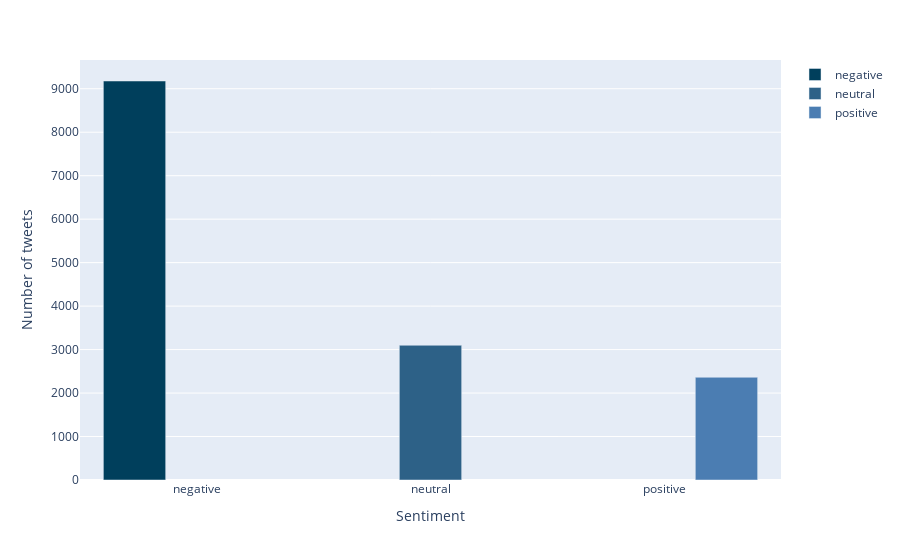

Source (notebook cell):
### Code cell
fig = px.bar(sentiment_counts, 
             x='airline_sentiment', 
             y='Count', color='airline_sentiment',
             labels={'airline_sentiment': 'Sentiment', 'Count': 'Occurrences'},
             barmode='group',
             color_discrete_sequence=palette)

fig.update_layout(
    title='',
    xaxis_title='Sentiment',
    yaxis_title='Number of tweets',
    legend_title_text='',
    showlegend=True
)

fig.show()

### Figure 1 — Plotly figure (JSON) as saved in the notebook; plotly's stock layout.template omitted (floating-point values rounded to 4 significant figures)
{"data": [{"alignmentgroup": "True", "hovertemplate": "Sentiment=%{x}<br>Occurrences=%{y}<extra></extra>", "legendgroup": "negative", "marker": {"color": "#003f5c", "pattern": {"shape": ""}}, "name": "negative", "offsetgroup": "negative", "orientation": "v", "showlegend": true, "textposition": "auto", "type": "bar", "x": ["negative"], "xaxis": "x", "y": [9178], "yaxis": "y"}, {"alignmentgroup": "True", "hovertemplate": "Sentiment=%{x}<br>Occurrences=%{y}<extra></extra>", "legendgroup": "neutral", "marker": {"color": "#2d6187", "pattern": {"shape": ""}}, "name": "neutral", "offsetgroup": "neutral", "orientation": "v", "showlegend": true, "textposition": "auto", "type": "bar", "x": ["neutral"], "xaxis": "x", "y": [3099], "yaxis": "y"}, {"alignmentgroup": "True", "hovertemplate": "Sentiment=%{x}<br>Occurrences=%{y}<extra></extra>", "legendgroup": "positive", "marker": {"color": "#4b7db2", "pattern": {"shape": ""}}, "name": "positive", "offsetgroup": "positive", "orientation": "v", "showlegend": true, "textposition": "auto", "type": "bar", "x": ["positive"], "xaxis": "x", "y": [2363], "yaxis": "y"}], "layout": {"barmode": "group", "legend": {"title": {"text": ""}, "tracegroupgap": 0}, "margin": {"t": 60}, "showlegend": true, "title": {"text": ""}, "xaxis": {"anchor": "y", "categoryarray": ["negative", "neutral", "positive"], "categoryorder": "array", "domain": [0, 1], "title": {"text": "Sentiment"}}, "yaxis": {"anchor": "x", "domain": [0, 1], "title": {"text": "Number of tweets"}}}}
